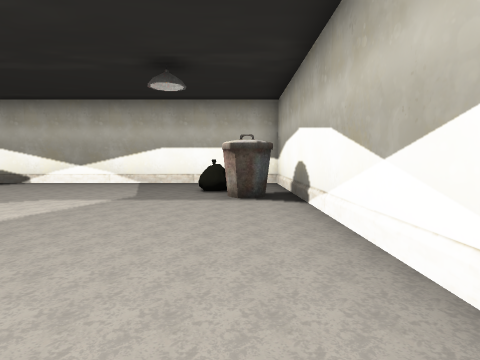
[1] (above)

19 first-person views from a walk through a 3-D level made in the Unity game engine. The camera is 1.5 m above the floor, tilts 4° down and sees 80° across. The floor is counted in squares, 2 m on a side. Each view is taken from the middle of a square. On the plan, view 1 faces up. The plan holds only what a view shows up to about 10 squares ahead; the rest is blank. The place goes on beyond the plan. The player character is not drawn. Some surface patterns are stand-ins.

[2]
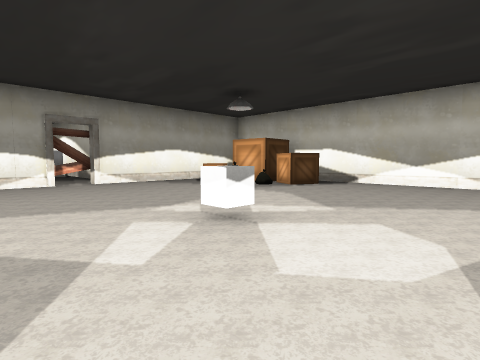

[3]
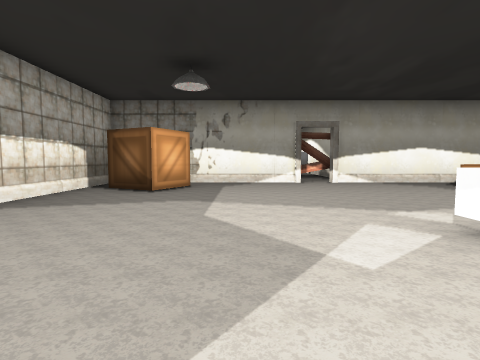

[4]
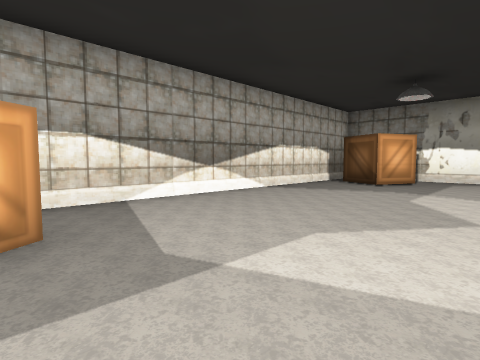

[5]
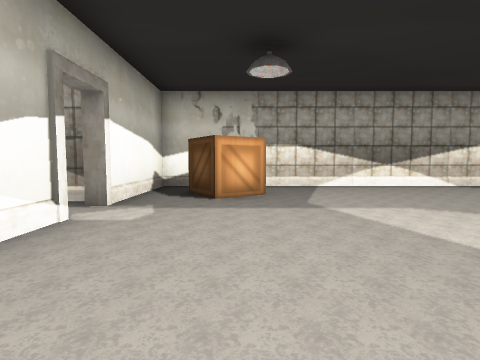

[6]
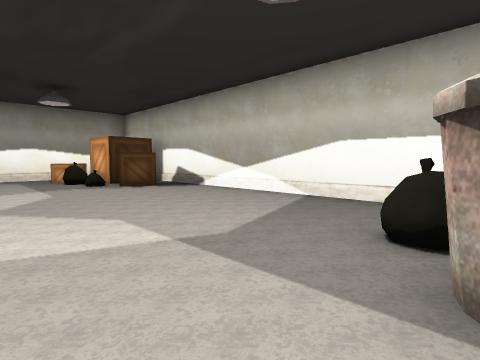

[7]
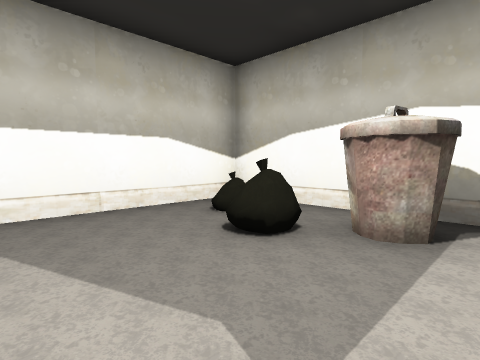

[8]
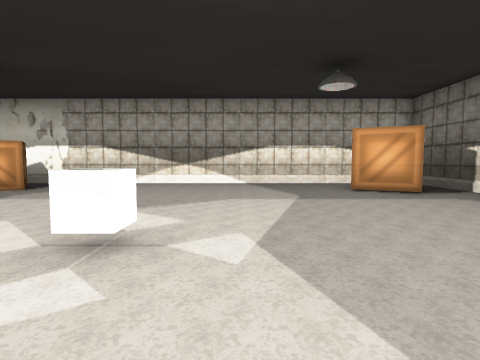

[9]
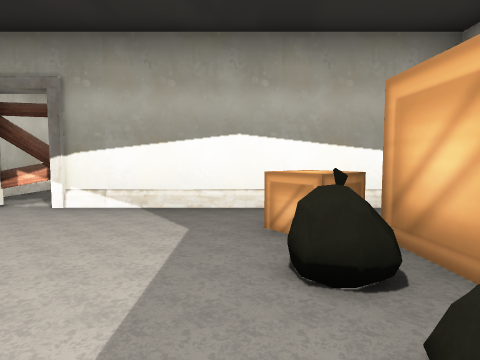

[10]
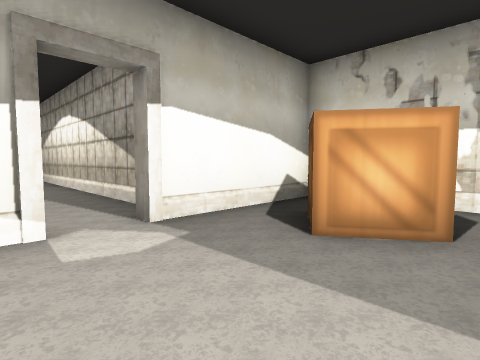

[11]
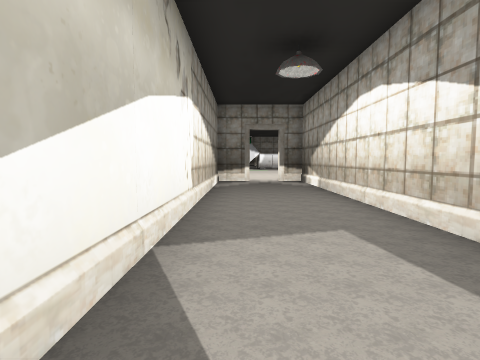

[12]
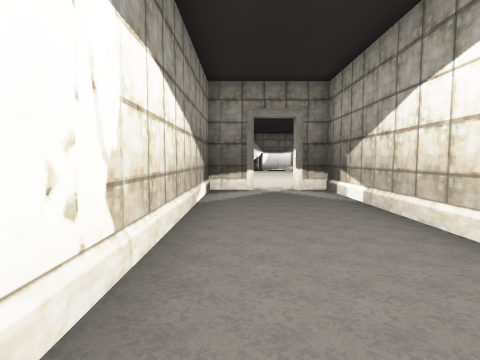

[13]
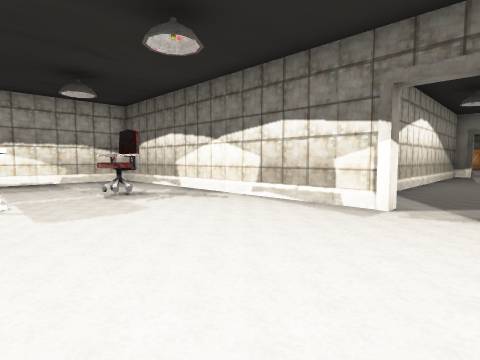

[14]
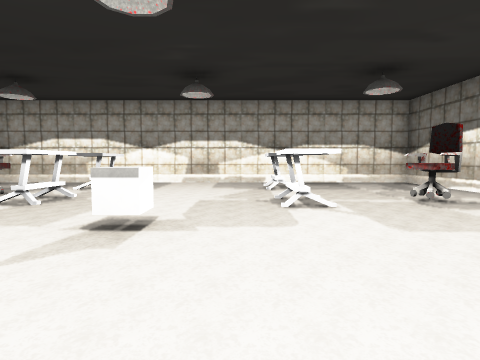

[15]
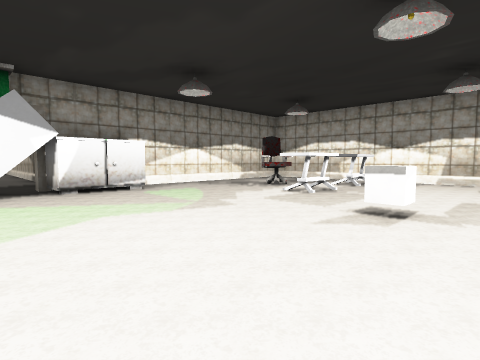

[16]
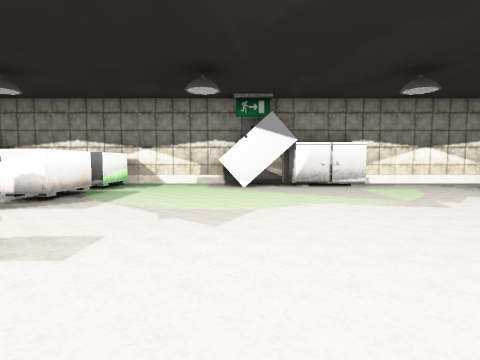

[17]
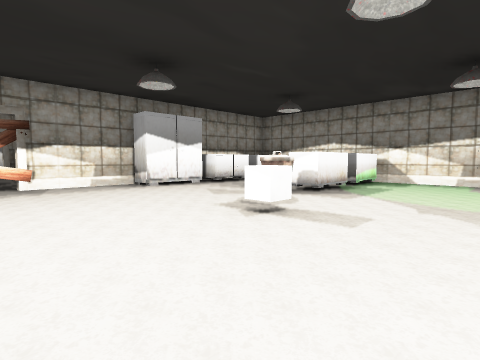

[18]
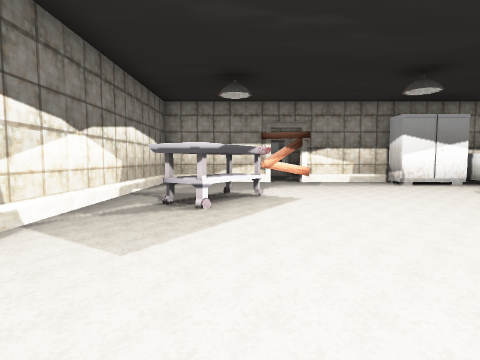

[19]
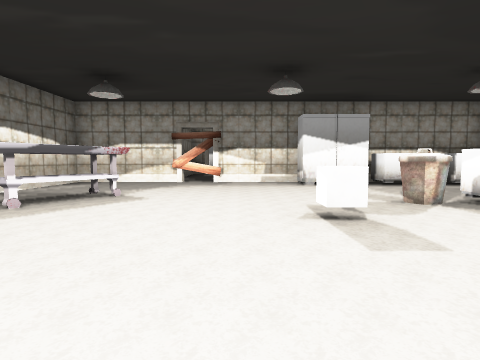

### Floor plan
Key: @ floor where view 1 was taken; # wall or solid block; x gap in a wall; . floor; / step, stairs or slope; B bin; C crate; P plank; H chair; O other object.
Columns run from 15 left of view 1 to 27 right of it. Each row starts with its distance up from view 1.
 10       ############         ####P######
  9      C........../#         #.......OOOOOO
  8   #.CCCC.......O/#         #............
  7   #.CCO.......O./#         #...........
  6   #............B/#         #..O........
  5   #............./#         #.OO.....BBO.Ox
  4   #............./#         #......#.......#
  3  .P......#....../#         #..............#
  2  .x.............############..............#
  1 ###.............#..........#............OO
  0   #............@........................OO
 -1   #.............#..........#............OO
 -2   #.CC........CC############............OO
 -3   #.C.........C./#         #......#.......#
 -4   #//////////////#         #..............#
 -5   ################         #.HH.O....O....#
 -6                            #.........OHH..#
 -7                            #............  #
 -8                            #....O....O...
 -9                            #.............
-10                            ###############

Where each view was taken, in squares from view 1:
view 1: 0 up, 0 right, facing up
view 2: 0 up, 3 left, facing up-left
view 3: 0 up, 3 left, facing left
view 4: 1 up, 1 left, facing down-left
view 5: 4 up, 1 left, facing down
view 6: 4 up, 0 right, facing up-left
view 7: 5 up, 3 left, facing up-right
view 8: 5 up, 7 left, facing down
view 9: 6 up, 8 left, facing left
view 10: 1 up, 2 left, facing down-right
view 11: 1 up, 2 right, facing right
view 12: 1 up, 5 right, facing right
view 13: 1 up, 17 right, facing down-left
view 14: 0 up, 18 right, facing down
view 15: 1 up, 18 right, facing down-right
view 16: 1 up, 17 right, facing right
view 17: 1 up, 16 right, facing up-right
view 18: 0 up, 15 right, facing up
view 19: 0 up, 18 right, facing up
